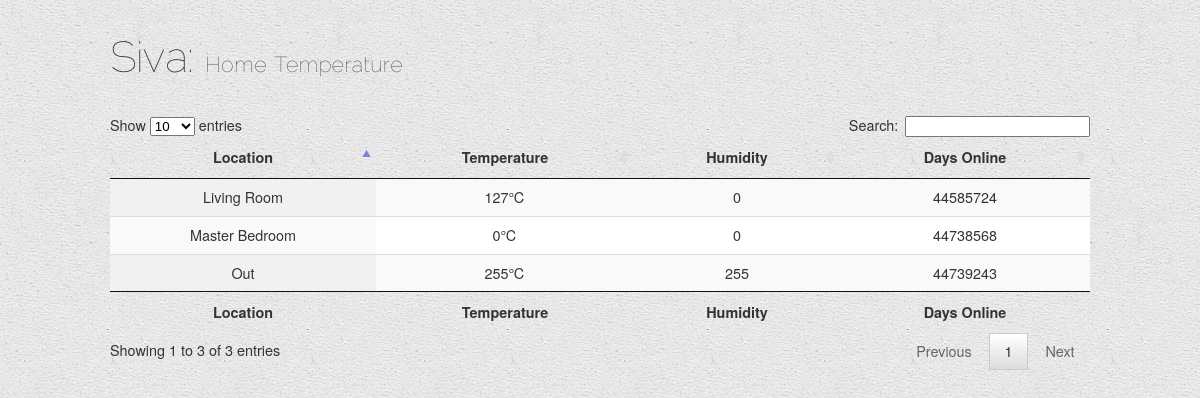
Screenshot of /home_temp.php with the database file from the repository.
### tables this page shows
CREATE TABLE IF NOT EXISTS `temperature` (
  `id` int(11) NOT NULL AUTO_INCREMENT,
  `room` enum('Living Room','Master Bedroom','Kitchen','Bathroom','Out') NOT NULL,
  `temp` int(11) NOT NULL,
  `hum` int(11) NOT NULL,
  `seq` bigint(20) NOT NULL,
  PRIMARY KEY (`id`),
  UNIQUE KEY `id` (`id`)
);

### home_temp.php (the view, shortened to what this page needs)
<!DOCTYPE html>
<html>
<head>
	<link rel="stylesheet" type="text/css" href="media/css/jquery.dataTables.css">
	<link rel="stylesheet" type="text/css" href="resources/syntax/shCore.css">
	<link rel="stylesheet" type="text/css" href="resources/demo.css">
</head>
<body class="dt-example">
	<div class="container">
		<section>
			<h1>Siva: <span>Home Temperature</span></h1>
			<table id="example" class="display" cellspacing="0" width="100%">
				<thead>
					<tr>
						<th>Location</th>
						<th>Temperature</th>
		                <th>Humidity</th>
						<th>Days Online</th>
					</tr>
				</thead>
				<tfoot>
					<tr>
						<th>Location</th>
						<th>Temperature</th>
		                <th>Humidity</th>
						<th>Days Online</th>
					</tr>
				</tfoot>
				<tbody>
<?php
	$livingRoom = mysql_query("SELECT * FROM temperature");
	while($lRData=mysql_fetch_array($livingRoom)){
	$timeDur =  round((($lRData[seq]*15)/60) / 24);
	echo "	<tr>\n";
	echo "		<td class=\"auto-style1\">{$lRData[room]}</td>\n";
	echo "		<td class=\"auto-style1\">{$lRData[temp]}&#8451; </td>\n";
	echo "		<td class=\"auto-style1\">{$lRData[hum]}</td>\n";
	echo "		<td class=\"auto-style1\">{$timeDur}</td>\n";
	echo "	</tr>\n";
	}
	echo "</table>\n";
?>
		</section>
	</div>
</body>
</html>

### resources/demo.css (style rules this page uses)
body { background:#e6eecc url(images/beige_paper.png) repeat top left; font: 90%/1.45em "Helvetica Neue", HelveticaNeue, Verdana, Arial, Helvetica, sans-serif; margin: 0; padding: 0; color: #333; background-color: #fff; }
div.container { max-width: 980px; margin: 0 auto; }
h1 { font-family: 'HelveticaNeue-UltraLight', 'Helvetica Neue UltraLight', 'ralewaythin', 'Helvetica Neue', Arial, Helvetica, sans-serif; font-weight: 100; letter-spacing: 1px; font-size: 3em; line-height: 1em; }
h1 span { font-size: 0.5em; line-height: 1em; }

### home_temp.php (style rules this page uses)
.auto-style1 { text-align: center; }

### rows the page displays
temperature: room "Living Room", temp "127", hum "0", seq "44585724"
temperature: room "Master Bedroom", temp "0", hum "0", seq "44738568"
temperature: room "Out", temp "255", hum "255", seq "44739243"
